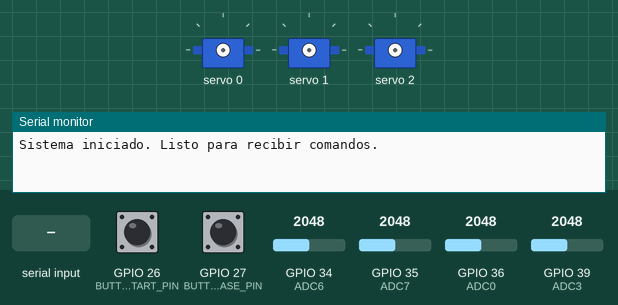
Simulated run of this sketch. Board: ESP32. Shown: 3 × servo, the last lines printed to the serial monitor. The test bench sets the inputs (shaded band); at power-on: GPIO 26 (BUTTON_START_PIN) HIGH, GPIO 34 (ADC6) = 2048, GPIO 27 (BUTTON_RELEASE_PIN) HIGH, GPIO 35 (ADC7) = 2048, GPIO 36 (ADC0) = 2048, GPIO 39 (ADC3) = 2048.

Above: at 1.2 s.
1.3 s: GPIO 26 (BUTTON_START_PIN) pulled LOW for 0.15 s
At 4.2 s:
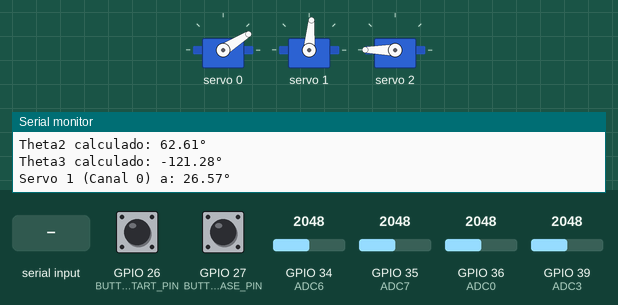
4.4 s: GPIO 34 (ADC6) set to 2866
At 7.2 s:
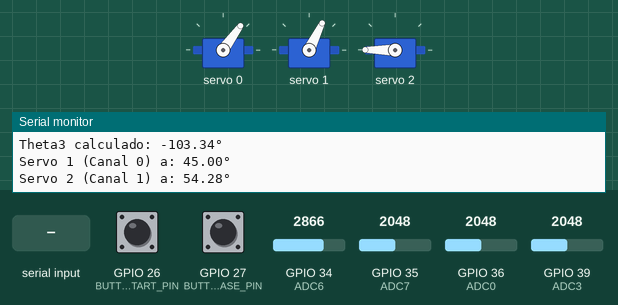
7.4 s: "30,150\n" received over Serial
10.4 s: "5\n" received over Serial
13.4 s: GPIO 27 (BUTTON_RELEASE_PIN) pulled LOW for 3.2 s
At 16.8 s:
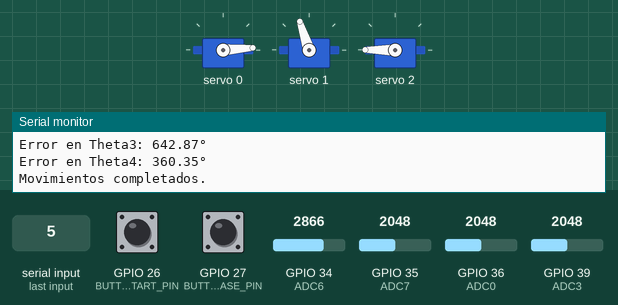
18.1 s: GPIO 26 (BUTTON_START_PIN) pulled LOW for 1 s
At 21.9 s:
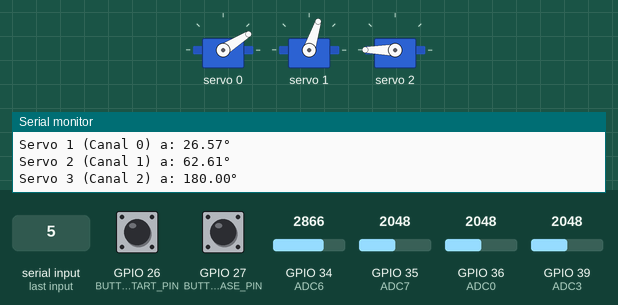
Timing chart, 0 to 22.1 s (numbered marks = the images above; inputs shaded):
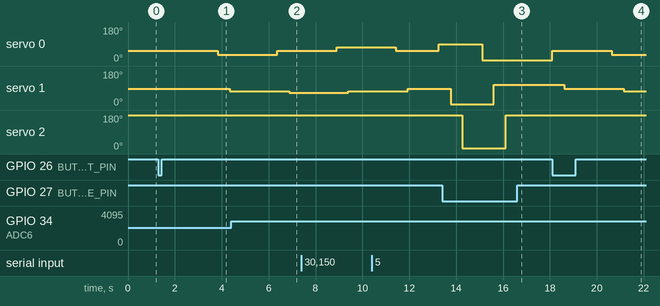

Measured:
- after the input at 1.3 s, servo 0: 54° → 32° after 2.5 s; servo 1: 85° → 72° after 3.0 s
- after the input at 13.4 s, servo 0: 90° → 4° after 1.7 s instead of 1.4 s
- after the input at 18.1 s, servo 0: 4° → 54° at once, → 32° 2.5 s later; servo 1: 108° → 85° after 0.51 s, → 72° 2.5 s later

The sketch:

PRUEBA_CI_VALORES_Y_GRAFICADO.ino
```cpp
#include <Wire.h>
#include <Adafruit_PWMServoDriver.h>

Adafruit_PWMServoDriver pwm = Adafruit_PWMServoDriver();
#define SERVOMIN 120 // Valor mínimo del servo
#define SERVOMAX 540 // Valor máximo del servo

// Pines para botones
#define BUTTON_START_PIN 26   // Botón para iniciar movimientos
#define BUTTON_RELEASE_PIN 27 // Botón para liberar los servos
#define SDA_PIN 21            // Pin SDA del I2C
#define SCL_PIN 22            // Pin SCL del I2C

// Pines para lectura de potenciómetros internos
#define ADC0 A0 // Potenciómetro del Servo 1
#define ADC3 A3 // Potenciómetro del Servo 2
#define ADC6 A6 // Potenciómetro del Servo 3
#define ADC7 A7 // Potenciómetro del Servo 4

// Variables para los servos
int servoChannels[4] = {0, 1, 2, 3}; // Canales del PCA9685 para los servos
float currentAngles[4] = {0.0, 0.0, 0.0, 0.0}; // Ángulos actuales de los servos

// Dimensiones del brazo
float l1 = 7.0; // Longitud del primer eslabón
float l2 = 13.0; // Longitud del segundo eslabón
float l3 = 10.0; // Longitud del tercer eslabón

// Vector de radianes para la posición "home"
float homeRadians[4] = {1.5708, 2.35619, 0.785398, 1.5708}; // Home (en radianes)

// Funciones prototipo
void calcularCinematicaInversa(float pos[3]);
void moverServo(int servoIndex, float angleRad);
void liberarServos();
void ejecutarSecuenciaCuadrado();
void leerAngulosReales(float realAngles[4]);
void calcularErrores(float targetAngles[4], float realAngles[4]);

// Función setup
void setup() {
  Serial.begin(115200);
  Wire.begin(SDA_PIN, SCL_PIN); // Configurar pines I2C
  pwm.begin();
  pwm.setPWMFreq(50); // Frecuencia para servos

  pinMode(BUTTON_START_PIN, INPUT_PULLUP);
  pinMode(BUTTON_RELEASE_PIN, INPUT_PULLUP);

  // Configurar pines ADC para lectura de potenciómetros
  pinMode(ADC0, INPUT);
  pinMode(ADC3, INPUT);
  pinMode(ADC6, INPUT);
  pinMode(ADC7, INPUT);

  Serial.println("Sistema iniciado. Listo para recibir comandos.");
}

void loop() {
  // Leer entrada desde el monitor serie para recibir el vector XYZ
  if (Serial.available() > 0) {
    String input = Serial.readStringUntil('\n');
    float target[3];
    sscanf(input.c_str(), "%f,%f,%f", &target[0], &target[1], &target[2]); // Parsear entrada

    Serial.println("Calculando cinemática inversa...");
    calcularCinematicaInversa(target);
  }

  // Ejecutar secuencia de cuadrado si se presiona el botón de inicio
  if (digitalRead(BUTTON_START_PIN) == LOW) {
    ejecutarSecuenciaCuadrado();
    delay(300); // Debounce para evitar múltiples lecturas
  }

  // Liberar servos si se presiona el botón de liberar
  if (digitalRead(BUTTON_RELEASE_PIN) == LOW) {
    liberarServos();
    delay(300); // Debounce para evitar múltiples lecturas
  }
}

// Función para calcular la cinemática inversa
void calcularCinematicaInversa(float pos[3]) {
  float px = pos[0];
  float py = pos[1];
  float pz = pos[2];

  // Cálculo de los ángulos articulares
  float D = (px * px + py * py + (pz - l1) * (pz - l1) - l2 * l2 - l3 * l3) / (2 * l2 * l3);
  float theta3 = atan2(-sqrt(1 - D * D), D);
  float theta2 = atan2(pz - l1, sqrt(px * px + py * py)) - atan2(l3 * sin(theta3), l2 + l3 * cos(theta3));
  float theta1 = atan2(py, px);
  float targetAngles[4] = {theta1, theta2, theta3, 0.0};

  // Mostrar resultados calculados
  Serial.println("Valores calculados para los motores:");
  Serial.print("Theta1 calculado: ");
  Serial.print(theta1 * 180 / 3.14159265359);
  Serial.println("°");
  Serial.print("Theta2 calculado: ");
  Serial.print(theta2 * 180 / 3.14159265359);
  Serial.println("°");
  Serial.print("Theta3 calculado: ");
  Serial.print(theta3 * 180 / 3.14159265359);
  Serial.println("°");

  // Mover los servos a las posiciones calculadas
  moverServo(0, theta1);
  delay(500);
  moverServo(1, theta2);
  delay(500);
  moverServo(2, theta3);
  delay(500);

  // Leer los ángulos reales de los potenciómetros
  float realAngles[4];
  leerAngulosReales(realAngles);

  // Calcular y mostrar errores
  calcularErrores(targetAngles, realAngles);

  Serial.println("Movimientos completados.");
}

// Función para leer los ángulos reales desde los potenciómetros
void leerAngulosReales(float realAngles[4]) {
  realAngles[0] = analogRead(ADC0) * (180.0 / 1023.0); // Servo 1
  realAngles[1] = analogRead(ADC3) * (180.0 / 1023.0); // Servo 2
  realAngles[2] = analogRead(ADC6) * (180.0 / 1023.0); // Servo 3
  realAngles[3] = analogRead(ADC7) * (180.0 / 1023.0); // Servo 4

  // Mostrar los ángulos reales
  Serial.println("Valores reales medidos:");
  Serial.print("Theta1 real: ");
  Serial.print(realAngles[0]);
  Serial.println("°");
  Serial.print("Theta2 real: ");
  Serial.print(realAngles[1]);
  Serial.println("°");
  Serial.print("Theta3 real: ");
  Serial.print(realAngles[2]);
  Serial.println("°");
  Serial.print("Theta4 real: ");
  Serial.print(realAngles[3]);
  Serial.println("°");
}

// Función para calcular y mostrar errores
void calcularErrores(float targetAngles[4], float realAngles[4]) {
  Serial.println("Errores entre valores calculados y reales:");
  for (int i = 0; i < 4; i++) {
    float error = abs(targetAngles[i] * 180 / 3.14159265359 - realAngles[i]);
    Serial.print("Error en Theta");
    Serial.print(i + 1);
    Serial.print(": ");
    Serial.print(error);
    Serial.println("°");
  }
}

// Función para ejecutar una secuencia de un cuadrado en el eje X-Y
void ejecutarSecuenciaCuadrado() {
  Serial.println("Ejecutando secuencia de cuadrado en X-Y...");

  // Mantener Z constante en 10
  float pz = 10.0;

  // Definir los puntos del cuadrado (en el plano X-Y)
  float puntos[4][2] = {
    {5, 5},  // Punto 1
    {10, 5}, // Punto 2
    {10, 10}, // Punto 3
    {5, 10}  // Punto 4
  };

  // Recorrer cada punto y mover el brazo
  for (int i = 0; i < 4; i++) {
    float pos[3] = {puntos[i][0], puntos[i][1], pz};
    calcularCinematicaInversa(pos);
    delay(1000); // Pausa de 1 segundo entre movimientos
  }

  // Volver al primer punto para cerrar el cuadrado
  float pos[3] = {puntos[0][0], puntos[0][1], pz};
  calcularCinematicaInversa(pos);

  Serial.println("Secuencia de cuadrado completada.");
}

// Función para mover un servo a un ángulo específico en radianes
void moverServo(int servoIndex, float angleRad) {
  // Convertir radianes a grados
  float angleDeg = angleRad * (180.0 / 3.14159265359);

  // Ajustar ángulo a rango positivo alrededor de 90°
  if (angleDeg < 0) {
    angleDeg = 90 - angleDeg;
    if (angleDeg > 180) angleDeg = 180;
  }

  // Mapear el ángulo al pulso del servo
  int pulseLength = map(angleDeg, 0, 180, SERVOMIN, SERVOMAX);
  pwm.setPWM(servoChannels[servoIndex], 0, pulseLength);

  // Actualizar el ángulo actual
  currentAngles[servoIndex] = angleRad;

  // Depuración
  Serial.print("Servo ");
  Serial.print(servoIndex + 1);
  Serial.print(" (Canal ");
  Serial.print(servoChannels[servoIndex]);
  Serial.print(") a: ");
  Serial.print(angleDeg);
  Serial.println("°");
}

// Función para liberar los servos
void liberarServos() {
  for (int i = 0; i < 4; i++) {
    pwm.setPWM(servoChannels[i], 0, 0); // Apagar el canal del servo
    Serial.print("Servo ");
    Serial.print(i + 1);
    Serial.println(" liberado.");
  }
  Serial.println("Todos los servos liberados.");
}
```
